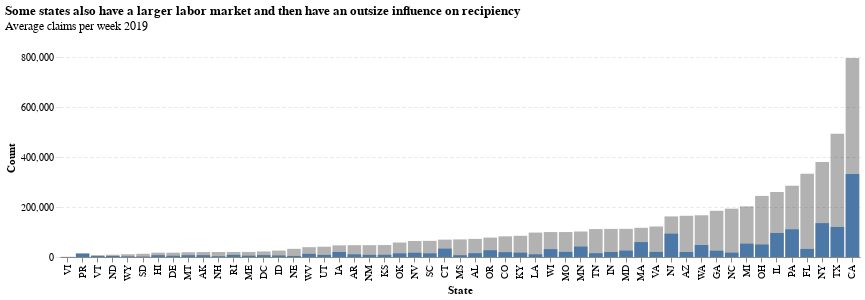

Notebook source saved alongside this figure:
### Code cell
# c4: Bar chart, not every state is created equal
c4_u3 = (
    alt.Chart(
        st_cts_df,
        title=alt.Title(
            "Some states also have a larger labor market and then have an outsize influence on recipiency",
            subtitle="Average claims per week 2019",
        ),
    )
    .mark_bar(color="#33333360")
    .encode(
        alt.X("st:N").title("State").sort(field = 'ct_u3_12mo'),
        alt.Y("ct_u3_12mo:Q").title("Count"),
    )
)

c4_ui = (
    alt.Chart(st_cts_df)
    .mark_bar()
    .encode(
        alt.X("st:N").title("State").sort(field="ct_u3_12mo"),
        alt.Y("ct_wks_12mo:Q").title("Count"),
    )
)

c4 = (c4_u3 + c4_ui).transform_filter(
    (alt.datum.dt_y == 2019) & (alt.datum.dt_m == 12)
)
c4

### Figure 1 — Vega specification as saved in the notebook (floating-point values rounded to 4 significant figures)
{"$schema": "https://vega.github.io/schema/vega/v5.json", "data": [{"name": "source_0"}, {"name": "data_1", "values": [{"ct_u3_12mo_end": 10930.0, "ct_u3_12mo_start": 0.0, "st": "WY"}, {"ct_u3_12mo_end": 39350.0, "ct_u3_12mo_start": 0.0, "st": "WV"}, {"ct_u3_12mo_end": 99840.0, "ct_u3_12mo_start": 0.0, "st": "WI"}, {"ct_u3_12mo_end": 166900.0, "ct_u3_12mo_start": 0.0, "st": "WA"}, {"ct_u3_12mo_end": 7373.0, "ct_u3_12mo_start": 0.0, "st": "VT"}, {"ct_u3_12mo_end": 0.0, "ct_u3_12mo_start": 0.0, "st": "VI"}, {"ct_u3_12mo_end": 122100.0, "ct_u3_12mo_start": 0.0, "st": "VA"}, {"ct_u3_12mo_end": 41110.0, "ct_u3_12mo_start": 0.0, "st": "UT"}, {"ct_u3_12mo_end": 492900.0, "ct_u3_12mo_start": 0.0, "st": "TX"}, {"ct_u3_12mo_end": 111700.0, "ct_u3_12mo_start": 0.0, "st": "TN"}, {"ct_u3_12mo_end": 12930.0, "ct_u3_12mo_start": 0.0, "st": "SD"}, {"ct_u3_12mo_end": 64650.0, "ct_u3_12mo_start": 0.0, "st": "SC"}, {"ct_u3_12mo_end": 20220.0, "ct_u3_12mo_start": 0.0, "st": "RI"}, {"ct_u3_12mo_end": 0.0, "ct_u3_12mo_start": 0.0, "st": "PR"}, {"ct_u3_12mo_end": 284800.0, "ct_u3_12mo_start": 0.0, "st": "PA"}, {"ct_u3_12mo_end": 77620.0, "ct_u3_12mo_start": 0.0, "st": "OR"}, {"ct_u3_12mo_end": 57930.0, "ct_u3_12mo_start": 0.0, "st": "OK"}, {"ct_u3_12mo_end": 244500.0, "ct_u3_12mo_start": 0.0, "st": "OH"}, {"ct_u3_12mo_end": 380500.0, "ct_u3_12mo_start": 0.0, "st": "NY"}, {"ct_u3_12mo_end": 64070.0, "ct_u3_12mo_start": 0.0, "st": "NV"}, {"ct_u3_12mo_end": 47400.0, "ct_u3_12mo_start": 0.0, "st": "NM"}, {"ct_u3_12mo_end": 162300.0, "ct_u3_12mo_start": 0.0, "st": "NJ"}, {"ct_u3_12mo_end": 20000.0, "ct_u3_12mo_start": 0.0, "st": "NH"}, {"ct_u3_12mo_end": 32640.0, "ct_u3_12mo_start": 0.0, "st": "NE"}, {"ct_u3_12mo_end": 8970.0, "ct_u3_12mo_start": 0.0, "st": "ND"}, {"ct_u3_12mo_end": 193200.0, "ct_u3_12mo_start": 0.0, "st": "NC"}, {"ct_u3_12mo_end": 19040.0, "ct_u3_12mo_start": 0.0, "st": "MT"}, {"ct_u3_12mo_end": 70420.0, "ct_u3_12mo_start": 0.0, "st": "MS"}, {"ct_u3_12mo_end": 99860.0, "ct_u3_12mo_start": 0.0, "st": "MO"}, {"ct_u3_12mo_end": 102000.0, "ct_u3_12mo_start": 0.0, "st": "MN"}, {"ct_u3_12mo_end": 202600.0, "ct_u3_12mo_start": 0.0, "st": "MI"}, {"ct_u3_12mo_end": 20250.0, "ct_u3_12mo_start": 0.0, "st": "ME"}, {"ct_u3_12mo_end": 112700.0, "ct_u3_12mo_start": 0.0, "st": "MD"}, {"ct_u3_12mo_end": 116700.0, "ct_u3_12mo_start": 0.0, "st": "MA"}, {"ct_u3_12mo_end": 97630.0, "ct_u3_12mo_start": 0.0, "st": "LA"}, {"ct_u3_12mo_end": 84830.0, "ct_u3_12mo_start": 0.0, "st": "KY"}, {"ct_u3_12mo_end": 47750.0, "ct_u3_12mo_start": 0.0, "st": "KS"}, {"ct_u3_12mo_end": 112400.0, "ct_u3_12mo_start": 0.0, "st": "IN"}, {"ct_u3_12mo_end": 260200.0, "ct_u3_12mo_start": 0.0, "st": "IL"}, {"ct_u3_12mo_end": 25670.0, "ct_u3_12mo_start": 0.0, "st": "ID"}, {"ct_u3_12mo_end": 46600.0, "ct_u3_12mo_start": 0.0, "st": "IA"}, {"ct_u3_12mo_end": 17300.0, "ct_u3_12mo_start": 0.0, "st": "HI"}, {"ct_u3_12mo_end": 184900.0, "ct_u3_12mo_start": 0.0, "st": "GA"}, {"ct_u3_12mo_end": 333400.0, "ct_u3_12mo_start": 0.0, "st": "FL"}, {"ct_u3_12mo_end": 17330.0, "ct_u3_12mo_start": 0.0, "st": "DE"}, {"ct_u3_12mo_end": 22200.0, "ct_u3_12mo_start": 0.0, "st": "DC"}, {"ct_u3_12mo_end": 69510.0, "ct_u3_12mo_start": 0.0, "st": "CT"}, {"ct_u3_12mo_end": 82620.0, "ct_u3_12mo_start": 0.0, "st": "CO"}, {"ct_u3_12mo_end": 795700.0, "ct_u3_12mo_start": 0.0, "st": "CA"}, {"ct_u3_12mo_end": 164900.0, "ct_u3_12mo_start": 0.0, "st": "AZ"}, {"ct_u3_12mo_end": 47320.0, "ct_u3_12mo_start": 0.0, "st": "AR"}, {"ct_u3_12mo_end": 72460.0, "ct_u3_12mo_start": 0.0, "st": "AL"}, {"ct_u3_12mo_end": 19830.0, "ct_u3_12mo_start": 0.0, "st": "AK"}]}, {"name": "data_2", "values": [{"ct_wks_12mo_end": 2501.0, "ct_wks_12mo_start": 0.0, "st": "WY"}, {"ct_wks_12mo_end": 12540.0, "ct_wks_12mo_start": 0.0, "st": "WV"}, {"ct_wks_12mo_end": 31400.0, "ct_wks_12mo_start": 0.0, "st": "WI"}, {"ct_wks_12mo_end": 48040.0, "ct_wks_12mo_start": 0.0, "st": "WA"}, {"ct_wks_12mo_end": 3835.0, "ct_wks_12mo_start": 0.0, "st": "VT"}, {"ct_wks_12mo_end": 464.6, "ct_wks_12mo_start": 0.0, "st": "VI"}, {"ct_wks_12mo_end": 20390.0, "ct_wks_12mo_start": 0.0, "st": "VA"}, {"ct_wks_12mo_end": 8416.0, "ct_wks_12mo_start": 0.0, "st": "UT"}, {"ct_wks_12mo_end": 120200.0, "ct_wks_12mo_start": 0.0, "st": "TX"}, {"ct_wks_12mo_end": 15310.0, "ct_wks_12mo_start": 0.0, "st": "TN"}, {"ct_wks_12mo_end": 1750.0, "ct_wks_12mo_start": 0.0, "st": "SD"}, {"ct_wks_12mo_end": 14610.0, "ct_wks_12mo_start": 0.0, "st": "SC"}, {"ct_wks_12mo_end": 8537.0, "ct_wks_12mo_start": 0.0, "st": "RI"}, {"ct_wks_12mo_end": 14360.0, "ct_wks_12mo_start": 0.0, "st": "PR"}, {"ct_wks_12mo_end": 110800.0, "ct_wks_12mo_start": 0.0, "st": "PA"}, {"ct_wks_12mo_end": 27070.0, "ct_wks_12mo_start": 0.0, "st": "OR"}, {"ct_wks_12mo_end": 14660.0, "ct_wks_12mo_start": 0.0, "st": "OK"}, {"ct_wks_12mo_end": 50130.0, "ct_wks_12mo_start": 0.0, "st": "OH"}, {"ct_wks_12mo_end": 135500.0, "ct_wks_12mo_start": 0.0, "st": "NY"}, {"ct_wks_12mo_end": 17000.0, "ct_wks_12mo_start": 0.0, "st": "NV"}, {"ct_wks_12mo_end": 8647.0, "ct_wks_12mo_start": 0.0, "st": "NM"}, {"ct_wks_12mo_end": 93420.0, "ct_wks_12mo_start": 0.0, "st": "NJ"}, {"ct_wks_12mo_end": 3058.0, "ct_wks_12mo_start": 0.0, "st": "NH"}, {"ct_wks_12mo_end": 4211.0, "ct_wks_12mo_start": 0.0, "st": "NE"}, {"ct_wks_12mo_end": 3920.0, "ct_wks_12mo_start": 0.0, "st": "ND"}, {"ct_wks_12mo_end": 17530.0, "ct_wks_12mo_start": 0.0, "st": "NC"}, {"ct_wks_12mo_end": 7123.0, "ct_wks_12mo_start": 0.0, "st": "MT"}, {"ct_wks_12mo_end": 7097.0, "ct_wks_12mo_start": 0.0, "st": "MS"}, {"ct_wks_12mo_end": 20480.0, "ct_wks_12mo_start": 0.0, "st": "MO"}, {"ct_wks_12mo_end": 41800.0, "ct_wks_12mo_start": 0.0, "st": "MN"}, {"ct_wks_12mo_end": 53460.0, "ct_wks_12mo_start": 0.0, "st": "MI"}, {"ct_wks_12mo_end": 5429.0, "ct_wks_12mo_start": 0.0, "st": "ME"}, {"ct_wks_12mo_end": 25630.0, "ct_wks_12mo_start": 0.0, "st": "MD"}, {"ct_wks_12mo_end": 59650.0, "ct_wks_12mo_start": 0.0, "st": "MA"}, {"ct_wks_12mo_end": 10860.0, "ct_wks_12mo_start": 0.0, "st": "LA"}, {"ct_wks_12mo_end": 17410.0, "ct_wks_12mo_start": 0.0, "st": "KY"}, {"ct_wks_12mo_end": 8825.0, "ct_wks_12mo_start": 0.0, "st": "KS"}, {"ct_wks_12mo_end": 19930.0, "ct_wks_12mo_start": 0.0, "st": "IN"}, {"ct_wks_12mo_end": 95960.0, "ct_wks_12mo_start": 0.0, "st": "IL"}, {"ct_wks_12mo_end": 6120.0, "ct_wks_12mo_start": 0.0, "st": "ID"}, {"ct_wks_12mo_end": 20030.0, "ct_wks_12mo_start": 0.0, "st": "IA"}, {"ct_wks_12mo_end": 7217.0, "ct_wks_12mo_start": 0.0, "st": "HI"}, {"ct_wks_12mo_end": 25170.0, "ct_wks_12mo_start": 0.0, "st": "GA"}, {"ct_wks_12mo_end": 32330.0, "ct_wks_12mo_start": 0.0, "st": "FL"}, {"ct_wks_12mo_end": 5093.0, "ct_wks_12mo_start": 0.0, "st": "DE"}, {"ct_wks_12mo_end": 7459.0, "ct_wks_12mo_start": 0.0, "st": "DC"}, {"ct_wks_12mo_end": 33480.0, "ct_wks_12mo_start": 0.0, "st": "CT"}, {"ct_wks_12mo_end": 19420.0, "ct_wks_12mo_start": 0.0, "st": "CO"}, {"ct_wks_12mo_end": 331900.0, "ct_wks_12mo_start": 0.0, "st": "CA"}, {"ct_wks_12mo_end": 20030.0, "ct_wks_12mo_start": 0.0, "st": "AZ"}, {"ct_wks_12mo_end": 10650.0, "ct_wks_12mo_start": 0.0, "st": "AR"}, {"ct_wks_12mo_end": 15290.0, "ct_wks_12mo_start": 0.0, "st": "AL"}, {"ct_wks_12mo_end": 7286.0, "ct_wks_12mo_start": 0.0, "st": "AK"}]}, {"name": "source_0_x_domain_st", "values": [{"sort_field": 10926, "st": "WY"}, {"sort_field": 39351, "st": "WV"}, {"sort_field": 99840, "st": "WI"}, {"sort_field": 166881, "st": "WA"}, {"sort_field": 7373, "st": "VT"}, {"sort_field": 0, "st": "VI"}, {"sort_field": 122113, "st": "VA"}, {"sort_field": 41109, "st": "UT"}, {"sort_field": 492926, "st": "TX"}, {"sort_field": 111745, "st": "TN"}, {"sort_field": 12930, "st": "SD"}, {"sort_field": 64649, "st": "SC"}, {"sort_field": 20220, "st": "RI"}, {"sort_field": 0, "st": "PR"}, {"sort_field": 284774, "st": "PA"}, {"sort_field": 77619, "st": "OR"}, {"sort_field": 57931, "st": "OK"}, {"sort_field": 244461, "st": "OH"}, {"sort_field": 380457, "st": "NY"}, {"sort_field": 64072, "st": "NV"}, {"sort_field": 47401, "st": "NM"}, {"sort_field": 162346, "st": "NJ"}, {"sort_field": 20004, "st": "NH"}, {"sort_field": 32637, "st": "NE"}, {"sort_field": 8970, "st": "ND"}, {"sort_field": 193222, "st": "NC"}, {"sort_field": 19044, "st": "MT"}, {"sort_field": 70417, "st": "MS"}, {"sort_field": 99861, "st": "MO"}, {"sort_field": 102002, "st": "MN"}, {"sort_field": 202553, "st": "MI"}, {"sort_field": 20250, "st": "ME"}, {"sort_field": 112655, "st": "MD"}, {"sort_field": 116711, "st": "MA"}, {"sort_field": 97634, "st": "LA"}, {"sort_field": 84834, "st": "KY"}, {"sort_field": 47753, "st": "KS"}, {"sort_field": 112408, "st": "IN"}, {"sort_field": 260227, "st": "IL"}, {"sort_field": 25670, "st": "ID"}, {"sort_field": 46604, "st": "IA"}, {"sort_field": 17297, "st": "HI"}, {"sort_field": 184922, "st": "GA"}, {"sort_field": 333356, "st": "FL"}, {"sort_field": 17334, "st": "DE"}, {"sort_field": 22198, "st": "DC"}, {"sort_field": 69512, "st": "CT"}, {"sort_field": 82624, "st": "CO"}, {"sort_field": 795711, "st": "CA"}, {"sort_field": 164852, "st": "AZ"}, {"sort_field": 47316, "st": "AR"}, {"sort_field": 72456, "st": "AL"}, {"sort_field": 19832, "st": "AK"}]}], "marks": [{"type": "rect", "name": "layer_0_marks", "from": {"data": "data_1"}, "encode": {"update": {"y2": {"field": "ct_u3_12mo_start", "scale": "y"}, "fill": {"value": "#33333360"}, "x": {"field": "st", "scale": "x"}, "width": {"signal": "max(0.25, bandwidth('x'))"}, "y": {"field": "ct_u3_12mo_end", "scale": "y"}}}, "style": ["bar"]}, {"type": "rect", "name": "layer_1_marks", "from": {"data": "data_2"}, "encode": {"update": {"y2": {"field": "ct_wks_12mo_start", "scale": "y"}, "fill": {"value": "#4c78a8"}, "width": {"signal": "max(0.25, bandwidth('x'))"}, "y": {"field": "ct_wks_12mo_end", "scale": "y"}, "x": {"field": "st", "scale": "x"}}}, "style": ["bar"]}], "scales": [{"name": "x", "type": "band", "domain": {"data": "source_0_x_domain_st", "field": "st", "sort": {"op": "max", "field": "sort_field"}}, "range": [0, {"signal": "width"}], "paddingInner": 0.1, "paddingOuter": 0.05}, {"name": "y", "type": "linear", "domain": {"fields": [{"data": "data_1", "field": "ct_u3_12mo_start"}, {"data": "data_1", "field": "ct_u3_12mo_end"}, {"data": "data_2", "field": "ct_wks_12mo_start"}, {"data": "data_2", "field": "ct_wks_12mo_end"}]}, "range": [{"signal": "height"}, 0], "zero": true, "nice": true}], "axes": [{"scale": "y", "aria": false, "gridScale": "x", "grid": true, "tickCount": {"signal": "ceil(height/40)"}, "domain": false, "maxExtent": 0, "minExtent": 0, "ticks": false, "zindex": 0, "orient": "left", "labels": false}, {"scale": "x", "labelAlign": "right", "zindex": 0, "grid": false, "title": "State", "labelAngle": 270, "orient": "bottom", "labelBaseline": "middle"}, {"scale": "y", "grid": false, "orient": "left", "title": "Count", "labelOverlap": true, "tickCount": {"signal": "ceil(height/40)"}, "zindex": 0}], "title": {"text": "Some states also have a larger labor market and then have an outsize influence on recipiency", "anchor": "start", "orient": "top", "offset": 20, "subtitle": "Average claims per week 2019"}, "style": "cell", "height": 200, "padding": 5, "width": 800, "background": "white", "config": {"range": {"category": ["#0076BF", "#BF4E00", "#6B4D23", "#BF8700", "#203440"]}, "axis": {"labelFont": "Helvetica", "titleFont": "Helvetica"}, "axisX": {"grid": false}, "axisY": {"domain": false, "ticks": true, "grid": true, "gridDash": [3, 3], "tickColor": "#33333320", "gridColor": "#33333320"}, "legend": {"labelFont": "Helvetica", "titleFont": "Helvetica"}, "style": {"cell": {"stroke": "transparent", "width": 800, "heigh": 300}}}}
